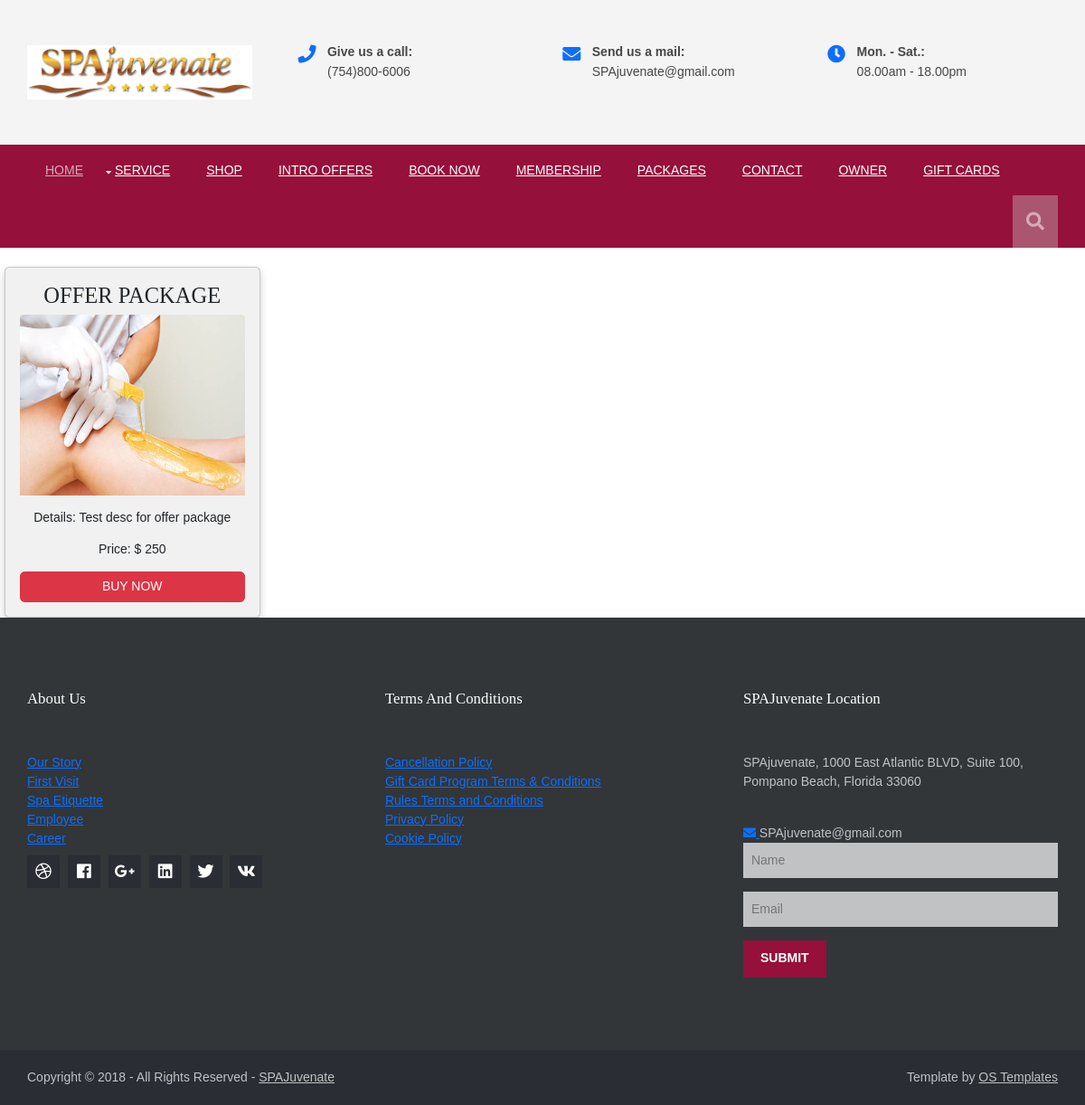
/packages, run on an earlier commit of the app's database.
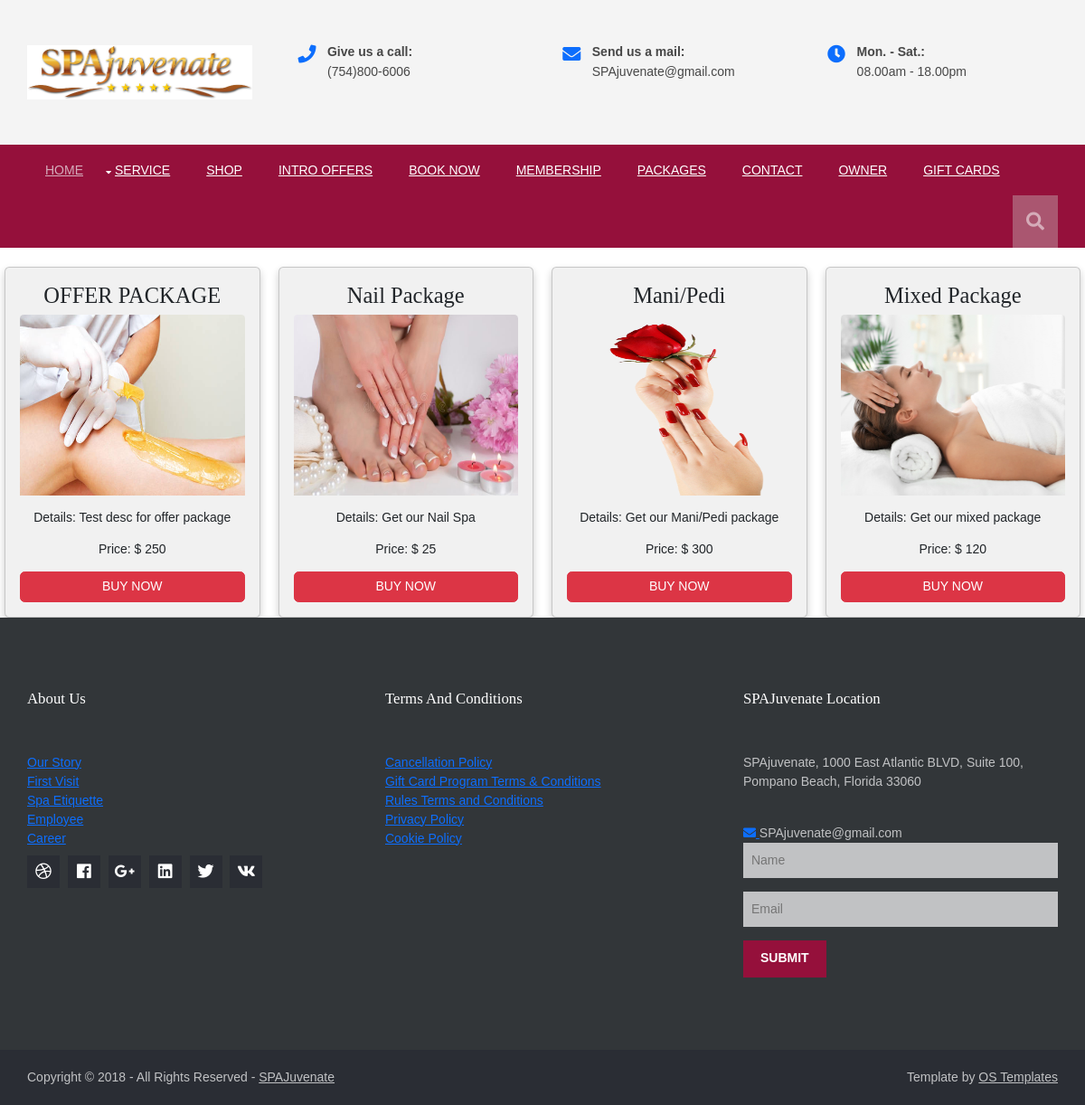
And on a later commit of the database.
### owner/models.py (models this page shows, shortened)
class Package(models.Model):
    name = models.CharField(max_length=150,unique=True)
    price = models.PositiveIntegerField(null=True)
    desc = models.CharField(max_length=200,null=True,blank=True)
    image=models.ImageField(upload_to="images/",null=True)
    status=models.BooleanField(default=True,null=True)
    timeslot=models.ForeignKey(Timeslots,on_delete=models.CASCADE)

### customer/views.py (the view)
# urls.py: path("packages", views.PackageView.as_view(), name="packages"),
class PackageView(ListView):
    template_name = "packages.html"
    model = Package
    context_object_name = "packages"

### customer/templates/packages.html (shortened to what this page needs)
{%extends 'base.html'%}
{%block body%}
<!DOCTYPE html>
<html>
<head>
</head>
<body>
    <br>
{%if packages%}
<div class="row">
{%for package in packages%}
  <div class="column">
    <div class="card">
      <h3>{{package.name}}</h3>
      <p><img class="card-img-top" src="{{package.image.url}}" style="width:100%;height:200px;" alt="Card image cap" /></p>
      <p>Details: {{package.desc}}</p>
      <p>Price: $ {{package.price}}</p>
      <button type="button" class="btn btn-danger">Buy Now</button>
    </div>
  </div>
{%endfor%}
</div>
</body>
</html>
{%else%}
<div class="py-5">
    <div class="row justify-content-center mb-3">
      <center><strong>Sorry! No Packages found at the moment</strong></center>
    </div>
</div>
{%endif%}
{%endblock%}

What changed in the data, as far as the page shows it:
added Package: name "Nail Package", image (picture), desc "Get our Nail Spa", price "25"
added Package: name "Mani/Pedi", image (picture), desc "Get our Mani/Pedi package", price "300"
added Package: name "Mixed Package", image (picture), desc "Get our mixed package", price "120"
